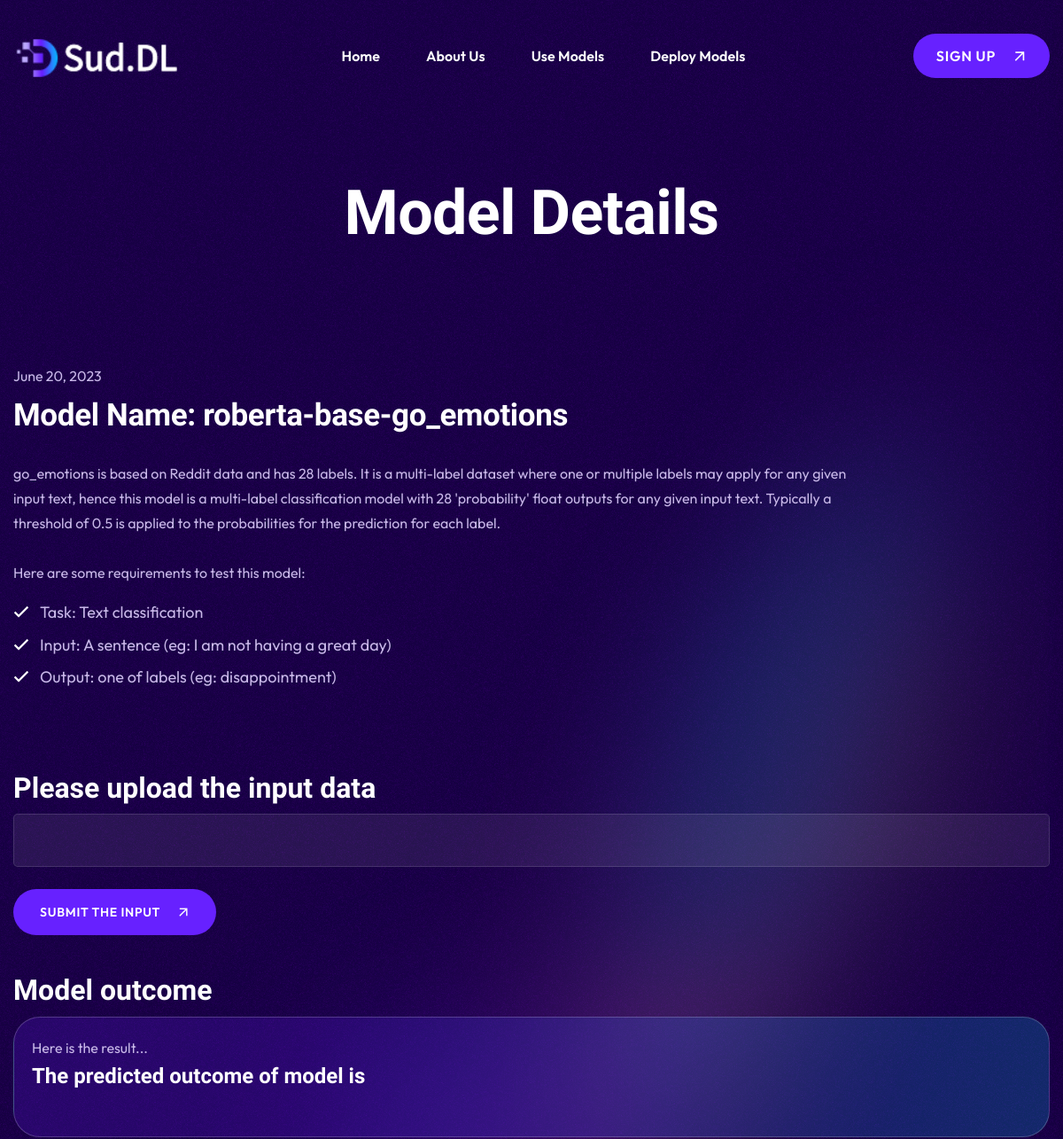
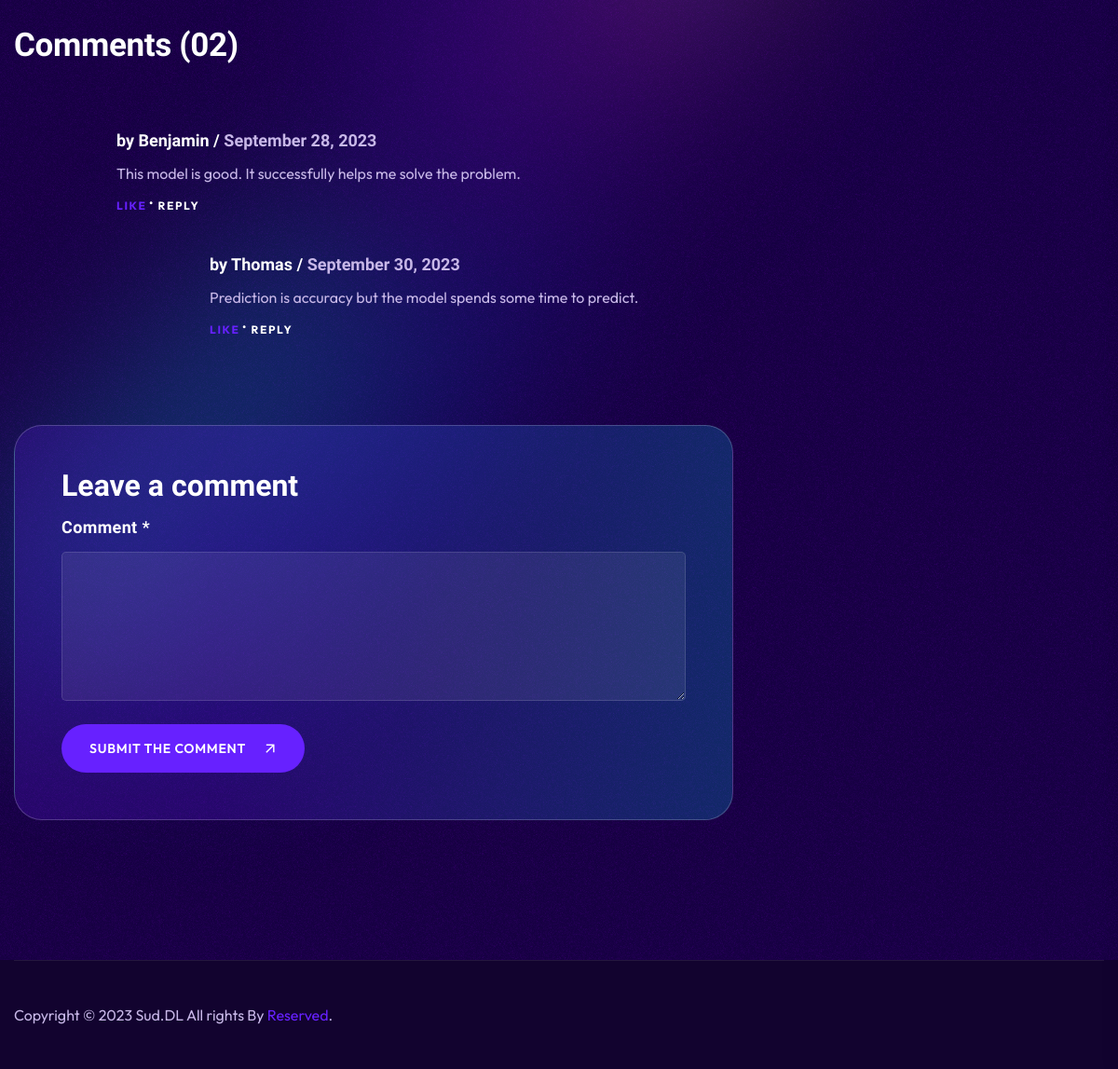
Page /model-detail/?param=1 on the committed database (2 pictures, top to bottom).
### app/models.py (models this page shows)
class Model(models.Model):
    model_id = models.AutoField(primary_key=True)
    CHOICES = [
        ('option1', 'Text Classification'),
        ('option2', 'Translator'),
        ('option3', 'Text Generation'),
    ]
    tag = models.CharField(max_length=50, choices=CHOICES)
    upload_date = models.DateField()
    background = models.CharField(max_length=5000)
    model_name = models.CharField(max_length=50)
    input_des = models.CharField(max_length=500)
    output_des = models.CharField(max_length=500)
    task_des = models.CharField(max_length=500)

### deeplearningapp/views.py (the view, shortened to what this page needs)
# urls.py: path('model-detail/', views.model_detail),
def model_detail(request):
    model_id = request.GET.get('param')
    model = Model.objects.get(model_id=model_id)
    ctx = {}
    return render(request, 'model-detail.html', context={"model": model, "ctx": ctx})

### templates/model-detail.html (shortened to what this page needs)
{% extends "base.html" %}
{% block body %}
        <main class="main-content">
            <div class="main-shape" data-background="/static/img/images/main_shape.png"></div>
            <section class="breadcrumb-area">
                <div class="container">
                    <div class="row">
                        <div class="col-12">
                            <div class="breadcrumb-content">
                                <h2 class="title">Model Details</h2>
                            </div>
                        </div>
                    </div>
                </div>
            </section>
            <section class="blog-details-area pb-150">
                <div class="container">
                    <div class="row">
                        <div class="col-lg-12">
                            <div class="blog-details-wrap">
                                <div class="blog-details-content">
                                    <span class="date">{{ model.upload_date }}</span>
                                    <h2 class="title">Model Name: {{ model.model_name }}</h2>
                                    <p class="info-one">{{ model.background }}</p>
                                    <p><br></p>
                                    <span class="list-title">Here are some requirements to test this model:</span>
                                    <ul class="list-wrap">
                                        <li><i class="far fa-check"></i>Task: {{ model.task_des }}</li>
                                        <li><i class="far fa-check"></i>Input: {{ model.input_des }}</li>
                                        <li><i class="far fa-check"></i>Output: {{ model.output_des }}</li>
                                    </ul>
                                </div>
                            </div>
                            <div class="blog-input-wrap">
                                <h3 class="comment-reply-title">Please upload the input data</h3>
                                <form class="comment-form" action="/model-detail/?param={{ model.model_id }}" method="post">
                                    <div class="row">
                                        <div class="col-md-12">
                                            <div class="form-grp">
                                                <input type="text" id="input" name="input">
                                            </div>
                                        </div>
                                    </div>
                                    <button type="submit" class="btn">Submit the input</button>
                                </form>
                                <p><br></p>
                            </div>
                            <div class="outcome-wrap">
                                <h2 class="title">Model outcome</h2>
                                <div class="row">
                                    <div class="col-lg-12">
                                        <div class="blog-grid-item">
                                            <div class="blog-grid-content">
                                                <span class="text">Here is the result...</span>
                                                <h2 class="title">The predicted outcome of model is</h2>
                                            </div>
                                        </div>
                                    </div>
                                </div>
                            </div>
                            <div class="comments-wrap">
                                <h4 class="comments-wrap-title">Comments (02)</h4>
                                <div class="latest-comments">
                                    <ul class="list-wrap">
                                        <li>
                                            <div class="comments-box">
                                                <div class="comments-avatar">
                                                </div>
                                                <div class="comments-text">
                                                    <div class="avatar-name">
                                                        <h6 class="name">
                                                            by Benjamin / <span class="date">September 28, 2023</span>
                                                        </h6>
                                                    </div>
                                                    <p>This model is good. It successfully helps me solve the problem.</p>
                                                    <ul class="list-wrap">
                                                        <li class="like"><a href="#">like</a></li>
                                                        <li class="reply"><a href="#">reply</a></li>
                                                    </ul>
                                                </div>
                                            </div>
                                            <ul class="list-wrap children">
                                                <li>
                                                    <div class="comments-box">
                                                        <div class="comments-avatar">
                                                        </div>
                                                        <div class="comments-text">
                                                            <div class="avatar-name">
                                                                <h6 class="name">
                                                                    by Thomas / <span class="date">September 30, 2023</span>
                                                                </h6>
                                                            </div>
                                                            <p>Prediction is accuracy but the model spends some time to predict.</p>
                                                            <ul class="list-wrap">
                                                                <li class="like"><a href="#">like</a></li>
                                                                <li class="reply"><a href="#">reply</a></li>
                                                            </ul>
                                                        </div>
                                                    </div>
                                                </li>
                                            </ul>
                                        </li>
                                    </ul>
                                </div>
                            </div>
                            <div class="comment-respond">
                                <h3 class="comment-reply-title">Leave a comment</h3>
                                <form class="comment-form" action="#">
                                    <div class="form-grp">
                                        <label for="message">Comment *</label>
                                        <textarea name="message" id="message"></textarea>
                                    </div>
                                    <button type="submit" class="btn">Submit the comment</button>
                                </form>
                            </div>
                        </div>
                    </div>
                </div>
            </section>
        </main>
{% endblock %}

### statics/css/default.css (style rules this page uses)
.pb-150 { padding-bottom: 150px; }

### statics/css/responsive.css (style rules this page uses)
@media (max-width: 1500px) { .container { max-width: 1320px; } }

### rows in the picture
Model: upload_date "June 20, 2023", model_name "roberta-base-go_emotions", background "go_emotions is based on Reddit data and has 28 labels. It is a multi-label dataset where one or multiple labels may apply for any given input text, hence this model is a multi-label classification model with 28 'probability' float outputs for any given input text. Typically a threshold of 0.5 is applied to the probabilities for the prediction for each label.", task_des "Text classification", input_des "A sentence (eg: I am not having a great day)", output_des "one of labels (eg: disappointment)"
